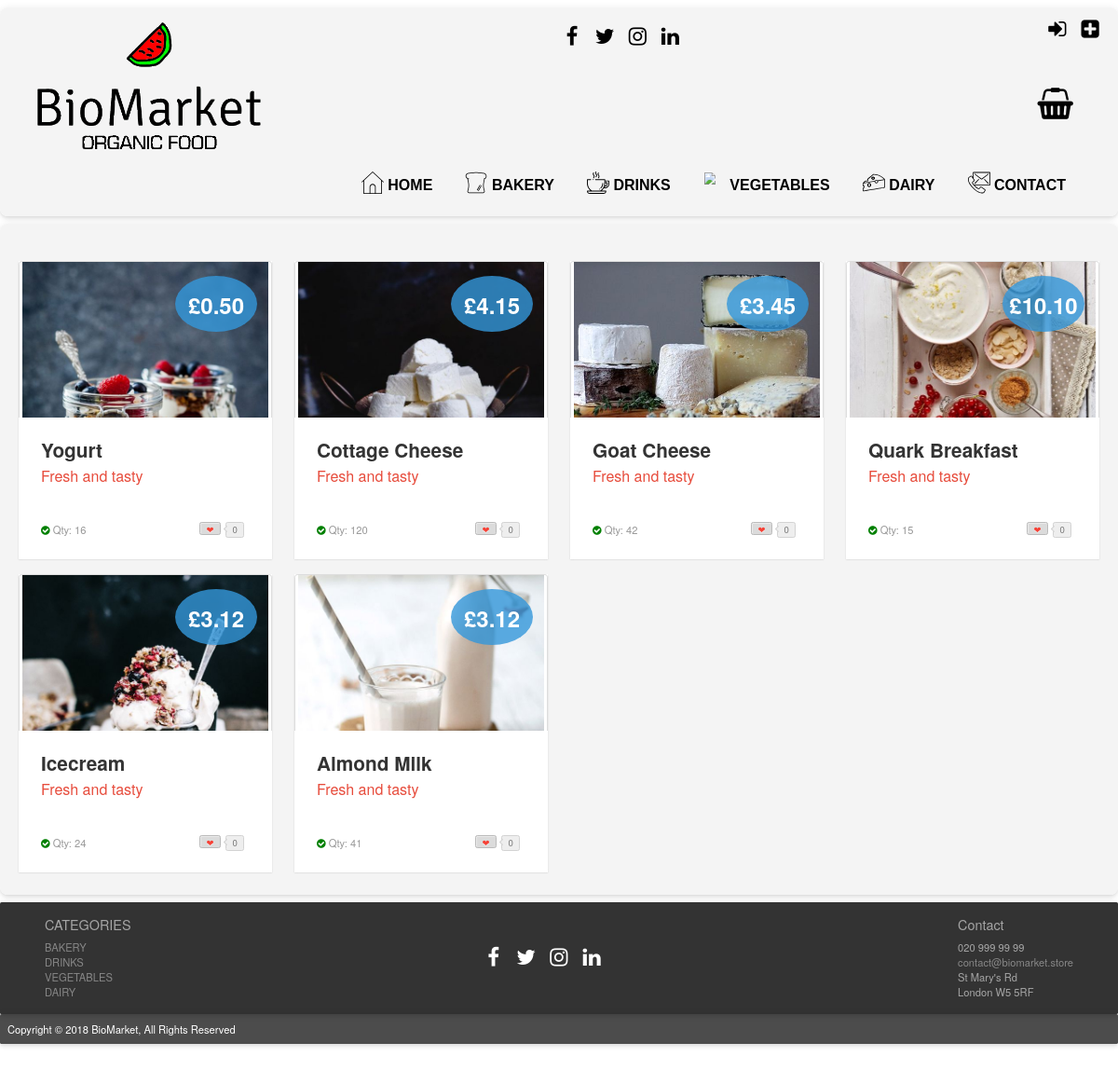
The page /?page=products_dairy on the database its author committed.
### tables this page shows
CREATE TABLE IF NOT EXISTS `products` (
  `prod_id` int(11) NOT NULL AUTO_INCREMENT,
  `prod_name` varchar(50) NOT NULL,
  `price` decimal(5,2) NOT NULL,
  `sup_id` int(11) NOT NULL,
  `prod_dsc` varchar(230) NOT NULL,
  `prod_img` text NOT NULL,
  `cat_id` int(11) NOT NULL,
  `sto_qty` int(8) NOT NULL,
  PRIMARY KEY (`prod_id`),
  KEY `sup_id` (`sup_id`),
  KEY `cat_id` (`cat_id`)
);

### index.php (called while the page is built, shortened)
<?php
include "php/config.php";
$page = "home";
if (isset($_GET["page"])) {
    $page = basename($_GET["page"]);
}
if (file_exists("php/".$page.".php")) {
    include "php/".$page.".php";
}
include "layout.php";

### php/config.php (called while the page is built, shortened)
<?php
function is_logged_in()
{
    return isset($_SESSION["logged_in"]) && ($_SESSION["logged_in"] == true);
}
function get_user_level()
{
    $level = "VISITOR";
    return $level;
}

### php/products_dairy.php (the view, shortened to what this page needs)
<!DOCTYPE html>
<html lang="en">
    <?php
    $userlevel = get_user_level();
    ?>
    <head>
        <link rel="stylesheet prefetch" href="css/__codepen_io_andytran_pen.css">
        <link rel="stylesheet" href="css/stylelogin.css">
        <link rel="stylesheet" href="css/product_card_style.css">
    </head>
    <body>
        <section class="category-section">
            <div class="container">
                <div class="row">
                    <?php
                    $search = "SELECT * FROM products WHERE cat_id = '4' ORDER BY prod_id ASC";
                    $result = mysqli_query($mysqli, $search);
                    while ($row = mysqli_fetch_assoc($result)) {
                        if (!$row["sto_qty"] <= 0) {
                            if ($userlevel == "MEMBER") {
                                ?>
                                <div class="col-lg-3 col-sm-6 col-xs-12" ><a href="#"></a>
                                    <div class="post-module">
                                        <div class="thumbnail">
                                            <div class="price">
                                                <div class="deal">&pound<?php echo $row["price"] ?></div>
                                            </div><img alt="product example" src="<?php echo $row["prod_img"] ?>">
                                        </div>
                                        <div class="post-content">
                                            <div class="category">
                                                <?php
                                                print '<div class="toCard"><a href="?page=product_page&prod_id=' . $row["prod_id"] . '&action=add_to_basket">Add to Basket</a>
                    </div> ';
                                                ?>
                                            </div>
                                            <h1 class="title"><?php echo $row["prod_name"] ?></h1>
                                            <h2 class="sub_title">Fresh and tasty</h2>
                                            <p class="description"><?php echo $row["prod_dsc"] ?>
                                            <div class="post-meta">
                                                <span class="showStock"><i class="fa fa-check-circle"></i>
                                                    <a>Qty: <?php echo $row["sto_qty"] ?></a></span><a href="#" title="Love it" class="btn btn-counter" data-count="0"><span>&#x2764;</span></a></div>
                                        </div>
                                    </div>
                                </div>
                                <?php
                            } else {
                                ?>
                                <div class="col-lg-3 col-sm-6 col-xs-12" ><a href="#"></a>
                                    <div class="post-module">
                                        <div class="thumbnail">
                                            <div class="price">
                                                <div class="deal">&pound<?php echo $row["price"] ?></div>
                                            </div><img alt="product example" src="<?php echo $row["prod_img"] ?>">
                                        </div>
                                        <div class="post-content">
                                            <h1 class="title"><?php echo $row["prod_name"] ?></h1>
                                            <h2 class="sub_title">Fresh and tasty</h2>
                                            <p class="description"><?php echo $row["prod_dsc"] ?>
                                            <div class="post-meta">
                                                <span class="showStock"><i class="fa fa-check-circle"></i>
                                                    <a>Qty: <?php echo $row["sto_qty"] ?></a></span><a href="#" title="Love it" class="btn btn-counter" data-count="0"><span>&#x2764;</span></a></div>
                                        </div>
                                    </div>
                                </div>
                                <?php
                            }
                        }
                    }
                    ?>
                </div>
            </div>
        </section>
    </body>
</html>

### css/style.css (style rules this page uses)
html { font-family: 'Helvetica', 'Arial', 'sans-serif'; }
* { margin: 0; padding: 0; border: 0; font-size: 100%; font: inherit; vertical-align: baseline; }
body { zoom: 0.8; -moz-transform: scale(1); -moz-transform: zoom(0.8); -moz-transform-origin: 50 50; margin: 0 auto; }
a:link { color: black; text-decoration: none; }
.footer-section { color: #fff; max-width: 1500px; height: 150px; margin: auto; background-color: rgb(0, 0, 0, 0.8); margin-top: 10px; padding: 10px; box-shadow: 0 2px 4px -1px rgba(0, 0, 0, 0.06), 0 4px 5px 0 rgba(0, 0, 0, 0.06), 0 1px 10px 0 rgba(0, 0, 0, 0.08); border-radius: 2px; position: relative; overflow: hidden; }
.post-footer { color: #fff; max-width: 1500px; height: 40px; margin: auto; background-color: rgb(0, 0, 0, 0.7); margin-top: 0px; padding: 10px; box-shadow: 0 2px 4px -1px rgba(0, 0, 0, 0.06), 0 4px 5px 0 rgba(0, 0, 0, 0.06), 0 1px 10px 0 rgba(0, 0, 0, 0.08); border-radius: 2px; position: relative; overflow: hidden; }
.footer-section:after { content: ""; display: table; clear: both; }
.footer-cat { color: #a6a6a6; text-transform: uppercase; float: left; margin-left: 50px; }
.footer-cat ul { list-style-type: none; }
.footer-cat ul > li a:visited, .footer-cat ul > li a:link { color: #878787; }
.footer-contact { color: #a6a6a6; float: right; margin-right: 50px; }
.footer-contact ul { list-style-type: none; }
.footer-contact ul > li a:visited, .footer-contact ul > li a:link { color: #878787; }
.social-link-footer { text-align: center; margin-top: 50px; }
.social-link-footer li { display: inline-block; vertical-align: central; margin-right: 5px; }
.social-link-footer li a { width: 35px; height: 35px; text-align: center; line-height: 35px; border-width: 0px; display: block; color: #fff; -webkit-transition: all .2s ease; -moz-transition: all .2s ease; -o-transition: all .2s ease; transition: all .2s ease; }
.category-section { max-width: 1500px; position: relative; margin: 10px auto auto auto; padding: 10px; background-color: rgb(242, 242, 242, 0.8); box-shadow: 0 2px 4px -1px rgba(0, 0, 0, 0.06), 0 4px 5px 0 rgba(0, 0, 0, 0.06), 0 1px 10px 0 rgba(0, 0, 0, 0.08); border-radius: 10px; overflow: hidden; }

### rows shown on the page
products: price "0.50", prod_img (picture), prod_name "Yogurt", sto_qty "16"
products: price "4.15", prod_img (picture), prod_name "Cottage Cheese", sto_qty "120"
products: price "3.45", prod_img (picture), prod_name "Goat Cheese", sto_qty "42"
products: price "10.10", prod_img (picture), prod_name "Quark Breakfast", sto_qty "15"
products: price "3.12", prod_img (picture), prod_name "Icecream", sto_qty "24"
products: price "3.12", prod_img (picture), prod_name "Almond Milk", sto_qty "41"
